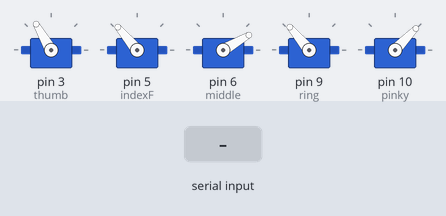
The sketch below on a simulated Arduino Mega 2560, built with avr-gcc and run on an emulated ATmega2560. Shown: 5 × servo. The inputs (shaded band) are chosen by the test bench.

Above: at 1.2 s.
1.3 s: byte 117 ('u') received over Serial
At 1.45 s:
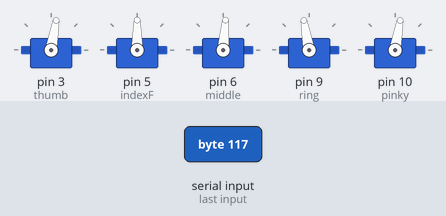
4.3 s: "V" received over Serial
5.8 s: byte 97 ('a') received over Serial
At 6.9 s:
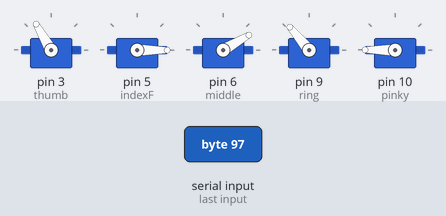
7.3 s: byte 98 ('b') received over Serial
At 8.0 s:
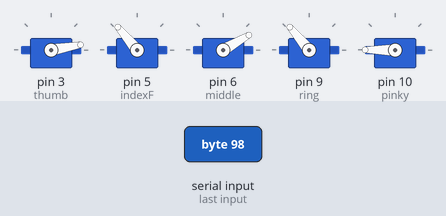
8.8 s: byte 99 ('c') received over Serial
At 9.2 s:
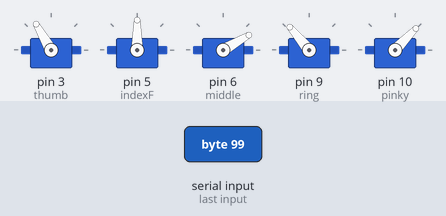
10.3 s: "1" received over Serial
At 11.5 s:
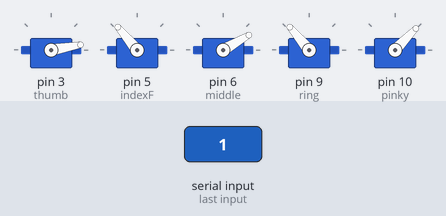
Timing chart, 0 to 12.8 s (numbered marks = the images above; inputs shaded):
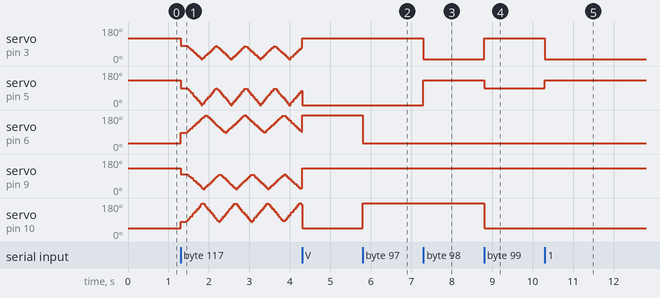

Measured:
- after the input at 5.8 s, servo on pin 6 (middle): 180° → 30° at once; servo on pin 10 (pinky): 46° → 180° at once
- after the input at 7.3 s, servo on pin 3 (thumb): 120° → 10° at once; servo on pin 5 (indexF): 0° → 130° at once
- after the input at 8.8 s, servo on pin 3 (thumb): 10° → 120° at once; servo on pin 5 (indexF): 130° → 90° at once; servo on pin 10 (pinky): 180° → 46° at once
- after the input at 10.3 s, servo on pin 3 (thumb): 120° → 10° at once; servo on pin 5 (indexF): 90° → 130° at once

The sketch:

robot.ino
```cpp
  #include <Servo.h>

  Servo thumb;
  Servo indexF;
  Servo middle;
  Servo ring;
  Servo pinky;

  // 👉 每个手指自己的三个挡位（你可以随便改）
  int thumbPos[3]  = {120, 80, 10};
  int indexPos[3]  = {130, 90, 0};
  int middlePos[3] = {30, 85, 180};
  int ringPos[3]   = {130, 100, 20};
  int pinkyPos[3]  = {46, 80, 180};

  bool unknownMode = false;
  unsigned long lastUnknownUpdate = 0;
  int thumbCur, indexCur, middleCur, ringCur, pinkyCur;
  int thumbDir = 1, indexDir = -1, middleDir = 1, ringDir = -1, pinkyDir = 1;

void startUnknownMode() {
  unknownMode = true;

  thumbCur  = thumbPos[1];
  indexCur  = indexPos[1];
  middleCur = middlePos[1];
  ringCur   = ringPos[1];
  pinkyCur  = pinkyPos[1];

  thumbDir  = 1;
  indexDir  = 1;
  middleDir = 1;
  ringDir   = 1;
  pinkyDir  = 1;

  thumb.write(thumbCur);
  indexF.write(indexCur);
  middle.write(middleCur);
  ring.write(ringCur);
  pinky.write(pinkyCur);

  delay(133);
  lastUnknownUpdate = millis();
}
void animateUnknownHand() {
  if (!unknownMode) return;

  unsigned long now = millis();
  if (now - lastUnknownUpdate < 20) return;
  lastUnknownUpdate = now;

  thumbCur  += thumbDir * 4;
  indexCur  += indexDir * 5;
  middleCur += middleDir * 4;
  ringCur   += ringDir * 4;
  pinkyCur  += pinkyDir * 5;

  int thumbMin  = min(thumbPos[1], thumbPos[2]);
  int thumbMax  = max(thumbPos[1], thumbPos[2]);

  int indexMin  = min(indexPos[1], indexPos[2]);
  int indexMax  = max(indexPos[1], indexPos[2]);

  int middleMin = min(middlePos[1], middlePos[2]);
  int middleMax = max(middlePos[1], middlePos[2]);

  int ringMin   = min(ringPos[1], ringPos[2]);
  int ringMax   = max(ringPos[1], ringPos[2]);

  int pinkyMin  = min(pinkyPos[1], pinkyPos[2]);
  int pinkyMax  = max(pinkyPos[1], pinkyPos[2]);

  if (thumbCur <= thumbMin || thumbCur >= thumbMax) thumbDir *= -1;
  if (indexCur <= indexMin || indexCur >= indexMax) indexDir *= -1;
  if (middleCur <= middleMin || middleCur >= middleMax) middleDir *= -1;
  if (ringCur <= ringMin || ringCur >= ringMax) ringDir *= -1;
  if (pinkyCur <= pinkyMin || pinkyCur >= pinkyMax) pinkyDir *= -1;

  thumbCur  = constrain(thumbCur,  thumbMin,  thumbMax);
  indexCur  = constrain(indexCur,  indexMin,  indexMax);
  middleCur = constrain(middleCur, middleMin, middleMax);
  ringCur   = constrain(ringCur,   ringMin,   ringMax);
  pinkyCur  = constrain(pinkyCur,  pinkyMin,  pinkyMax);

  thumb.write(thumbCur);
  indexF.write(indexCur);
  middle.write(middleCur);
  ring.write(ringCur);
  pinky.write(pinkyCur);
}

  // 👉 控制整只手
  void setHand(int step) {
    thumb.write(thumbPos[step]);
    indexF.write(indexPos[step]);
    middle.write(middlePos[step]);
    ring.write(ringPos[step]);
    pinky.write(pinkyPos[step]);
  }
  void gestureV() {
    thumb.write(thumbPos[0]);   // 拇指收
    indexF.write(indexPos[2]);  // 食指伸
    middle.write(middlePos[2]); // 中指伸
    ring.write(ringPos[0]);     // 无名指收
    pinky.write(pinkyPos[0]);   // 小指收
  }
  void gesturethumbup(){
    thumb.write(thumbPos[2]);   // 拇指伸
    indexF.write(indexPos[0]);  // 食指收
    middle.write(middlePos[0]); // 中指收
    ring.write(ringPos[0]);     // 无名指收
    pinky.write(pinkyPos[0]);   // 小指收
  }
  void gesture3fingerssalute(){
    thumb.write(thumbPos[0]);   // 拇指收
    indexF.write(indexPos[2]);  // 食指伸
    middle.write(middlePos[2]); // 中指伸
    ring.write(ringPos[2]);     // 无名指伸
    pinky.write(pinkyPos[0]);   // 小指收
  }
  void gesture_shocker(){
    thumb.write(thumbPos[0]);   // 拇指收
    indexF.write(indexPos[2]);  // 食指伸
    middle.write(middlePos[2]); // 中指伸
    ring.write(ringPos[0]);     // 无名指收
    pinky.write(pinkyPos[2]);   // 小指伸
  }
  void gesture_serbianthree(){
    thumb.write(thumbPos[2]);   // 拇指伸
    indexF.write(indexPos[2]);  // 食指伸
    middle.write(middlePos[2]); // 中指伸
    ring.write(ringPos[0]);     // 无名指收
    pinky.write(pinkyPos[0]);   // 小指收
  }
  void gesture_openpalm(){
    thumb.write(thumbPos[2]);   // 拇指伸
    indexF.write(indexPos[2]);  // 食指伸
    middle.write(middlePos[2]); // 中指伸
    ring.write(ringPos[2]);     // 无名指伸
    pinky.write(pinkyPos[2]);   // 小指伸
  }
  void gesture_ok(){
    thumb.write(thumbPos[0]);   // 拇指收
    indexF.write(indexPos[0]);  // 食指收
    middle.write(middlePos[2]); // 中指伸
    ring.write(ringPos[2]);     // 无名指伸
    pinky.write(pinkyPos[2]);   // 小指伸
  }
  void gesture_middlefinger(){
    thumb.write(thumbPos[0]);   // 拇指收
    indexF.write(indexPos[0]);  // 食指收
    middle.write(middlePos[2]); // 中指伸
    ring.write(ringPos[0]);     // 无名指收
    pinky.write(pinkyPos[0]);   // 小指收
  }
  void gesture_littlefinger(){
    thumb.write(thumbPos[0]);   // 拇指收
    indexF.write(indexPos[0]);  // 食指收
    middle.write(middlePos[0]); // 中指收
    ring.write(ringPos[0]);     // 无名指收
    pinky.write(pinkyPos[2]);   // 小指伸
  }
  void gesture_indexfinger(){
    thumb.write(thumbPos[0]);   // 拇指收
    indexF.write(indexPos[2]);  // 食指伸
    middle.write(middlePos[0]); // 中指收
    ring.write(ringPos[0]);     // 无名指收
    pinky.write(pinkyPos[0]);   // 小指收
  }
  void gesture_horns(){
    thumb.write(thumbPos[0]);   // 拇指收
    indexF.write(indexPos[2]);  // 食指伸
    middle.write(middlePos[0]); // 中指收
    ring.write(ringPos[0]);     // 无名指收
    pinky.write(pinkyPos[2]);   // 小指伸
  }
  void gesture_hand6(){
    thumb.write(thumbPos[2]);   // 拇指伸
    indexF.write(indexPos[0]);  // 食指收
    middle.write(middlePos[0]); // 中指收
    ring.write(ringPos[0]);     // 无名指收
    pinky.write(pinkyPos[2]);   // 小指伸
  }
  void gesture_curl(){
    thumb.write(thumbPos[0]);   // 拇指收
    indexF.write(indexPos[1]);  // 食指弯
    middle.write(middlePos[0]); // 中指收
    ring.write(ringPos[0]);     // 无名指收
    pinky.write(pinkyPos[0]);   // 小指收
  }
  void setup() {
    Serial.begin(9600);

    thumb.attach(3);
    indexF.attach(5);
    middle.attach(6);
    ring.attach(9);
    pinky.attach(10);

    setHand(0);   // 上电直接张开

  }

  void loop() {
  if (Serial.available()) {
    char cmd = Serial.read();

    switch (cmd) {
      case 'V': unknownMode = false; gestureV(); break;
      case '1': unknownMode = false; gesturethumbup(); break;
      case '2': unknownMode = false; gesture3fingerssalute(); break;
      case '3': unknownMode = false; gesture_shocker(); break;
      case '4': unknownMode = false; gesture_serbianthree(); break;
      case '5': unknownMode = false; gesture_openpalm(); break;
      case '6': unknownMode = false; gesture_ok(); break;
      case '7': unknownMode = false; gesture_middlefinger(); break;
      case '8': unknownMode = false; gesture_littlefinger(); break;
      case '9': unknownMode = false; gesture_indexfinger(); break;
      case 'a': unknownMode = false; gesture_horns(); break;
      case 'b': unknownMode = false; gesture_hand6(); break;
      case 'c': unknownMode = false; gesture_curl(); break;
      case 'h': unknownMode = false; setHand(0); break;// Reset(closed fist)
      case 'u': startUnknownMode(); break;

      default:
        Serial.println("Unknown command");
        Serial.println(cmd);
        break;
      }

    }
    animateUnknownHand();

}
```
